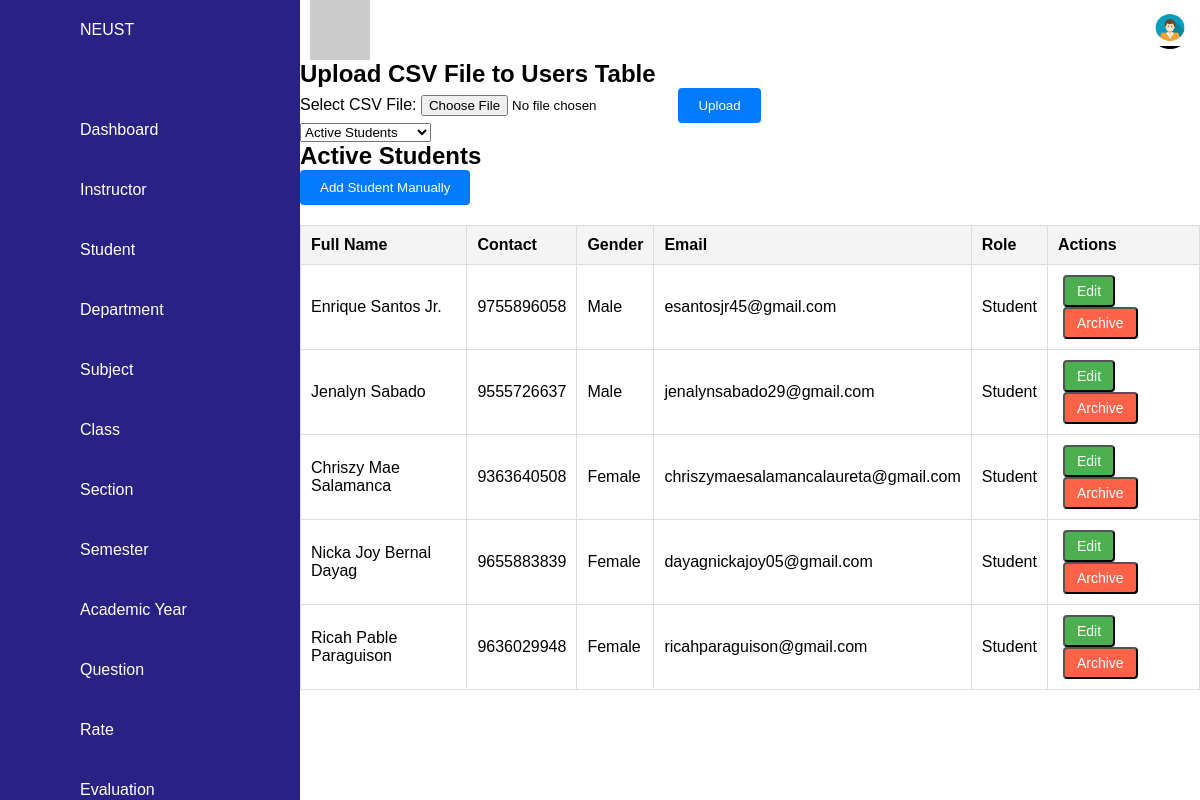
The page /student.php on the database as committed earlier.
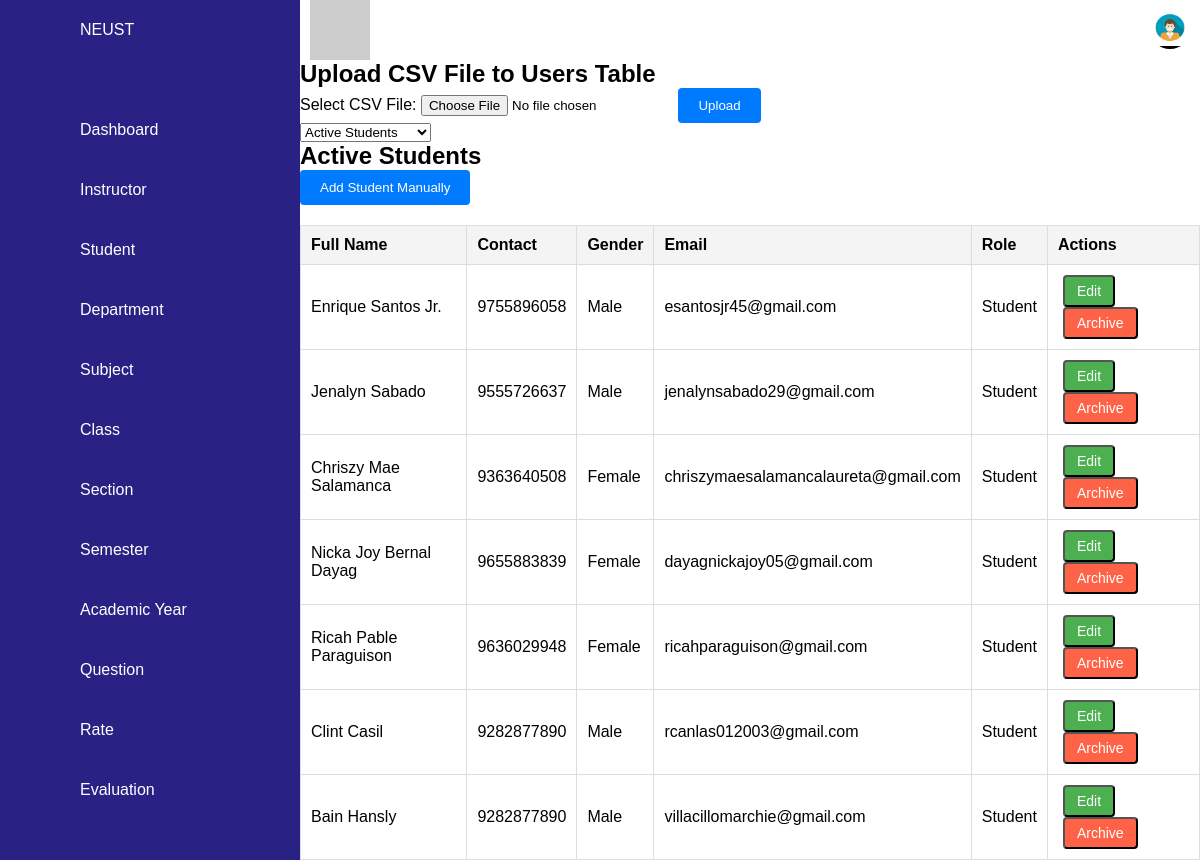
The same page on the database as committed later.
### tables this page shows
CREATE TABLE `users` (
  `user_id` int(11) NOT NULL,
  `fname` varchar(100) NOT NULL,
  `mname` varchar(100) DEFAULT NULL,
  `lname` varchar(100) NOT NULL,
  `suffixname` varchar(20) DEFAULT NULL,
  `contact_no` varchar(20) NOT NULL,
  `houseno` int(20) NOT NULL,
  `street` varchar(100) NOT NULL,
  `barangay` varchar(100) NOT NULL,
  `city` varchar(100) NOT NULL,
  `province` varchar(100) NOT NULL,
  `postalcode` varchar(25) NOT NULL,
  `birthdate` date NOT NULL DEFAULT curdate(),
  `gender` enum('Female','Male') NOT NULL,
  `role` enum('Admin','Student','Instructor') NOT NULL,
  `email` varchar(100) NOT NULL,
  `password` varchar(100) DEFAULT NULL,
  `is_archived` tinyint(1) DEFAULT 0
);

### student.php (the view, shortened to what the changed rows need)
<?php
$servername = "localhost";
$username = "root";
$password = "";
$dbname = "cap";
$conn = new mysqli($servername, $username, $password, $dbname);
$filter = isset($_GET['status']) ? $_GET['status'] : 'active';
if ($filter == 'archived') {
    $sql = "SELECT * FROM users WHERE is_archived = 1 AND role = 'student'";
} else {
    $sql = "SELECT * FROM users WHERE is_archived = 0 AND role = 'student'";
}
$result = $conn->query($sql);
?>
<!DOCTYPE html>
<html lang="en">
<head>
    <link rel="stylesheet" href="style.css">
</head>
<body>
    <div class="containerr">
        <div class="main">
            <h2>Upload CSV File to Users Table</h2>
            <h2><?php echo ucfirst($filter); ?> Students</h2>
            <div class="table-wrapper">
                <table class="table table-bordered">
                    <thead>
                        <tr>
                            <th>Full Name</th>
                            <th>Contact</th>
                            <th>Gender</th>
                            <th>Email</th>
                            <th>Role</th>
                            <th>Actions</th>
                        </tr>
                    </thead>
                    <tbody>
                        <?php if ($result->num_rows > 0): ?>
                            <?php while ($row = $result->fetch_assoc()): ?>
                                <tr>
                                    <td><?php echo $row['fname'] . ' ' . $row['mname'] . ' ' . $row['lname'] . ' ' . $row['suffixname']; ?>
                                    </td>
                                    <td><?php echo $row['contact_no']; ?></td>
                                    <td><?php echo $row['gender']; ?></td>
                                    <td><?php echo $row['email']; ?></td>
                                    <td><?php echo $row['role']; ?></td>
                                    <td>
                                        <?php if ($row['is_archived'] == 0): ?>
                                            <button class="btn btn-success edit-btn"
                                                onclick="openEditModal(<?php echo $row['user_id']; ?>, '<?php echo $row['fname']; ?>', '<?php echo $row['mname']; ?>', '<?php echo $row['lname']; ?>', '<?php echo $row['suffixname']; ?>',  '<?php echo $row['contact_no']; ?>', '<?php echo $row['houseno']; ?>', '<?php echo $row['street']; ?>', '<?php echo $row['barangay']; ?>', '<?php echo $row['city']; ?>', '<?php echo $row['province']; ?>', '<?php echo $row['postalcode']; ?>', '<?php echo $row['birthdate']; ?>', '<?php echo $row['gender']; ?>', '<?php echo $row['email']; ?>', '<?php echo $row['role']; ?>')">Edit</button>
                                            <a href="student.php?archive=true&user_id=<?php echo $row['user_id']; ?>">
                                                <button class="btn btn-danger archive-btn">Archive</button>
                                            </a>
                                        <?php elseif ($row['is_archived'] == 1): ?>
                                            <a href="student.php?restore=true&user_id=<?php echo $row['user_id']; ?>">
                                                <button class="btn btn-success edit-btn">Restore</button>
                                            </a>
                                        <?php endif; ?>
                                    </td>
                                </tr>
                            <?php endwhile; ?>
                        <?php else: ?>
                            <tr>
                                <td colspan="6">No students found</td>
                            </tr>
                        <?php endif; ?>
                    </tbody>
                </table>
            </div>
        </div>
    </div>
</body>
</html>

Rows that differ between the two databases and show on the page:
added users: fname "Clint", lname "Casil", contact_no "9282877890", gender "Male", email "rcanlas012003@gmail.com", role "Student"
added users: fname "Bain", lname "Hansly", contact_no "9282877890", gender "Male", email "villacillomarchie@gmail.com", role "Student"
